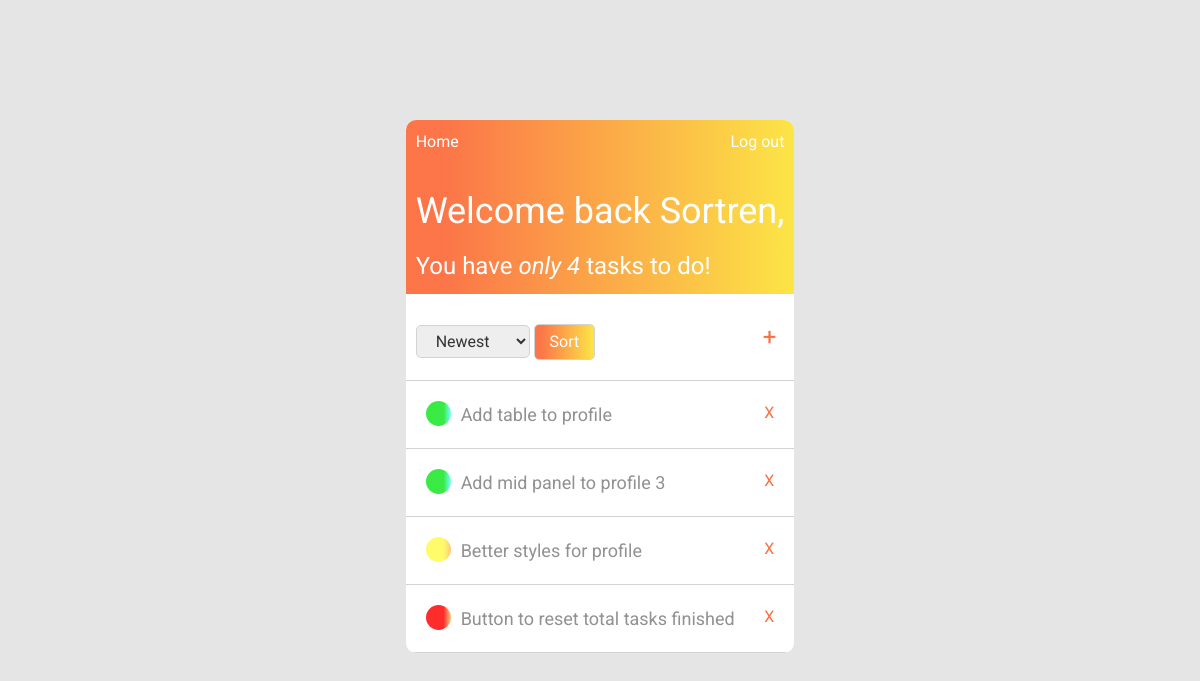
/ (signed in), run on an earlier commit of the app's database.
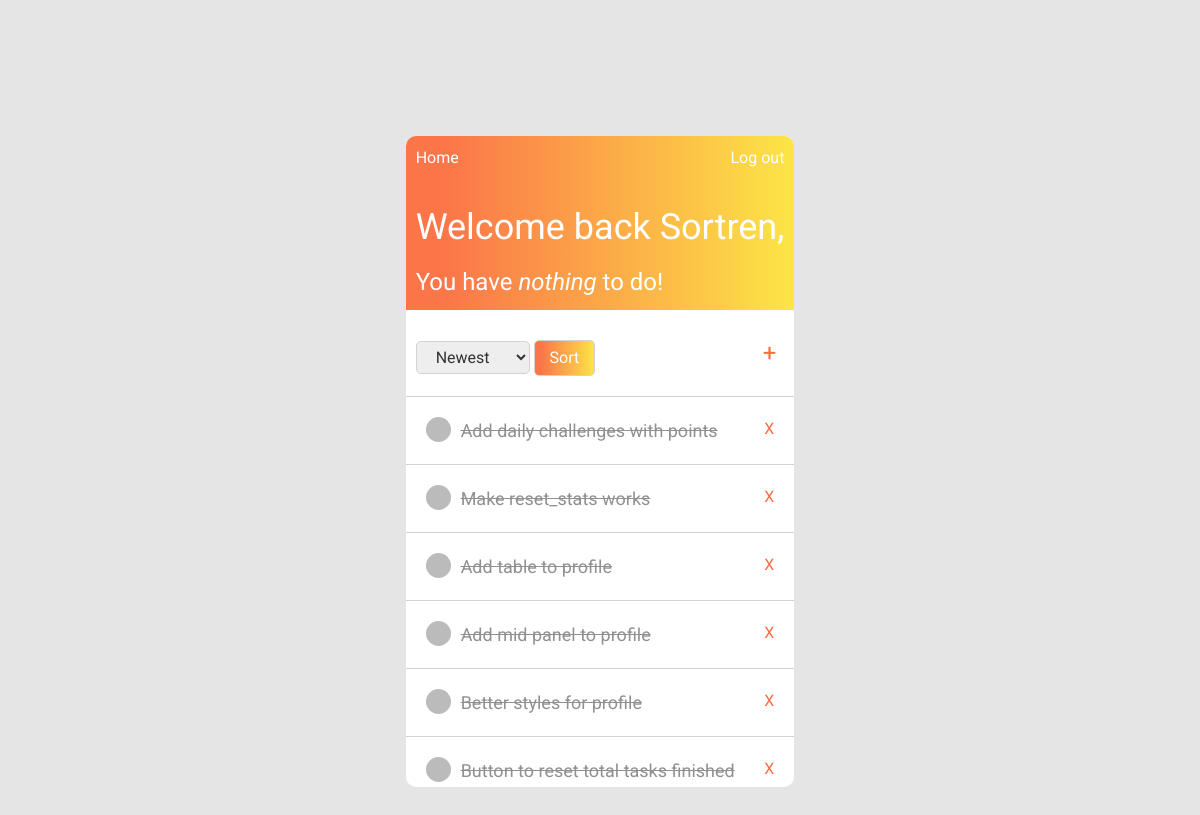
And on a later commit of the database.
### to_do/models.py (models this page shows, shortened)
class Task(models.Model):
    class Priority(models.IntegerChoices):
        LOW = 1
        MEDIUM = 2
        HIGH = 3
    title = models.CharField(max_length=100)
    content = models.TextField()
    date_posted = models.DateTimeField(default=timezone.now)
    finished = models.BooleanField(default=False)
    updated = models.BooleanField(default=False)
    priority = models.IntegerField(default=1, choices=Priority.choices)
    deadline = models.DateTimeField(default=timezone.now)
    """
    Author is a foreign key in a Task's table, because the containing user's id is being taken from the User's table
    to create a relation between them. Now each task has a field called "author" filled with an id of the user
    who created this task.
    """
    author = models.ForeignKey(User, on_delete=models.CASCADE)

### to_do/views.py (the view)
# urls.py: 2. Add a URL to urlpatterns:  path('', views.home, name='home')
@login_required(login_url='login')
def home(request):
    sort_form = OrderTasks()
    """
    Defaultly, the tasks are being sorted by newest descendingly and pushing
    finished tasks to the bottom of the stack
    """
    tasks = Task.objects.filter(
        author=request.user).order_by('finished', '-id')
    if request.method == 'POST':
        sort_form = OrderTasks(request.POST)
        try:
            sort_form_value = sort_form['method'].value()
        except KeyError as e:
            pass
        if sort_form_value == 'priority':
            tasks = Task.objects.filter(
                author=request.user).order_by('finished', '-priority')
        elif sort_form_value == 'deadline':
            tasks = Task.objects.filter(
                author=request.user).order_by('finished', 'deadline')
    else:  # if request.method == 'GET'
        tasks = Task.objects.filter(
            author=request.user).order_by('finished', '-id')
    context = {
        'tasks': tasks,
        'incomplete': Task.objects.filter(author=request.user, finished=False).count(),
        'form': sort_form
    }
    return render(request, 'to_do/home.html', context)

### to_do/forms.py
class OrderTasks(forms.Form):
    METHOD_CHOICE = [
        ('newest', 'Newest'),
        ('deadline', 'Deadline'),
        ('priority', 'Priority'),
    ]
    method = forms.CharField(
        label="", widget=forms.Select(attrs={'class': 'drop-down'}, choices=METHOD_CHOICE))

### to_do/templates/to_do/home.html (shortened to what this page needs)
{%extends "to_do/base_home.html"%}
{% block header%}
  <span class="welcome">Welcome back <a href = "{% url 'profile' %} " class = "username">{{ user.username }},</a></span>
{% endblock header%}
{% block tasks-to-do %}
  <span class="incomplete">
    You have
    {% if not incomplete %}
      <i>nothing</i>
    {% else %}
      <i>only {{ incomplete }}</i>
    {% endif %}
    {% if incomplete > 1%}
      tasks
    {%elif incomplete == 1%}
      task
    {%endif%}
      to do!
  </span>
{% endblock tasks-to-do %}
{% block mid-panel %}
  <div class="sort">
    <form method="POST">
      {{form}}
      <button class = "button" type="submit">Sort</button>
    </form>
  </div>
  <div class="add">
      <a href = "{% url 'add-task' %}" class = "add-task">+</a>
  </div>
{% endblock mid-panel %}
{%block tasks%}
<div class = "tasks-container overflow">
  {% for task in tasks %}
    <div class="task">
      <div class="content">
        {% if task.finished %}
          <span class="dot grey"></span>
          <a href="{% url 'update-task' task.id %}" class="task-title"><s>{{ task.title }}</s></a>
        {% elif task.priority == 1 %}
        <span class="dot yellow"></span>
        {% elif task.priority == 2 %}
          <span class="dot green"></span>
        {% elif task.priority == 3 %}
          <span class="dot red"></span>
        {% endif %}
        {% if not task.finished %}
          <a href="{% url 'update-task' task.id %}" class="task-title">{{ task.title }} {% if task.updated %} (updated) {% endif %}</a>
        {% endif %}
      </div>
      <a href="{% url 'delete-task' task.id %}" class="delete-task">X</a>
    </div>
  {%endfor%}
</div>
{%endblock tasks%}

What changed in the data, as far as the page shows it:
added Task: title "Add daily challenges with points"
added Task: title "Make reset_stats works"
changed Task "Add table to profile": finished False → True (drawn)
changed Task: finished False → True (drawn); title "Add mid panel to profile 3" → "Add mid panel to profile"
changed Task "Better styles for profile": finished False → True (drawn)
changed Task "Button to reset total tasks finished": finished False → True (drawn)
Also different on the page:
{{ incomplete }}: "4" → (not shown)
text no longer shown: "only tasks"
text now shown: "nothing"
